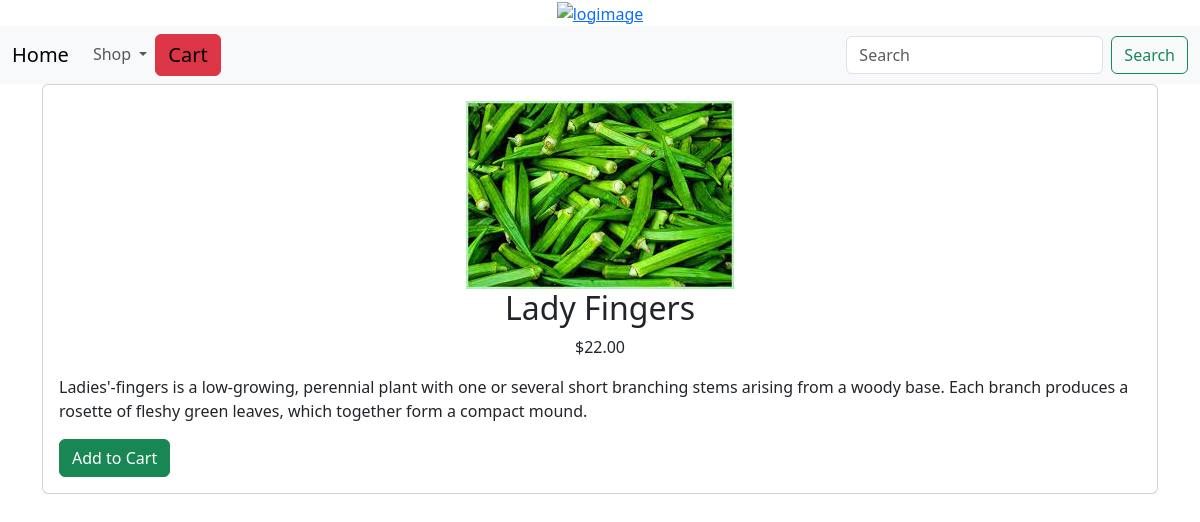
Screenshot of /shop/vegetables/lady-fingers/ with the database file from the repository.
### Ecomapp/models.py (models this page shows, shortened)
class Product(models.Model):
    name = models.CharField(max_length=250,unique=True)
    slug = models.SlugField(max_length=250,unique=True)
    desc = models.TextField()
    image = models.ImageField(upload_to='product',blank=True)
    price = models.DecimalField(max_digits=10,decimal_places=2)
    category = models.ForeignKey(Category,on_delete=models.CASCADE)
    stock = models.IntegerField()
    available = models.BooleanField(default=True)
    created = models.DateTimeField(auto_now_add=True)
    updated = models.DateTimeField(auto_now=True)
    class Meta:
        ordering = ('name',)
        verbose_name = 'product'
        verbose_name_plural = 'products'

### Ecomapp/views.py (the view)
# urls.py: path('<slug:c_slug>/<slug:product_slug>/',views.ProdDetail,name='ProdDetails'),
def ProdDetail(request,c_slug,product_slug):
    try:
        product = Product.objects.get(category__slug=c_slug,slug=product_slug)
    except Exception as e:
        raise e
    return render(request,'product.html',{'product':product})

### Ecomapp/context_processors.py (called while the page is built)
def get_links(request):
    links = Category.objects.all()
    print(links)
    return dict(links=links)

### Ecomapp/models.py (called while the page is built)
    def get_url(self):
        return reverse('Ecomapp:products_by_cat',args=[self.slug])

    def __str__(self):
        return self.name

### cart/context_processors.py (called while the page is built)
def counter(request):
    item_count = 0
    if 'admin' in request.path:
        return {}
    else:
        try:
          cart = Cart.objects.filter(cart_id=_cart_id(request))
          car_item=CartItem.objects.all().filter(cart=cart[:1])
          for cart_item in car_item:
              item_count += cart_item.quantity
        except Cart.DoesnNotExist:
            item_count = 0
    return  dict(item_count=item_count)

### cart/views.py (called while the page is built)
def _cart_id(request):
    cart = request.session.session_key
    if not cart:
        cart = request.session.create()
    return cart

### templates/product.html
{% extends 'base.html' %}
{% load static %}
{% block content %}
<div class="container">
    <div class="card">
        <div class="card-body">
                    <div style="text-align:center;">
                        <img  src="{{product.image.url}}" alt="{{product.name}}">
                    </div>
                <div>
                    <h2 style="text-align:center;">{{product.name}}</h2>
                    <p style="text-align:center;">${{product.price}}</p>
                    <p>{{product.desc}}</p>
                    {% if product.stock <= 0 %}
                    <p><b>Out of Stock</b></p>
                    {% else %}
                    <a class="btn btn-success" href="{% url 'cart:add_cart' product.id %}">Add to Cart</a>
                    {% endif %}
                </div>
        </div>
    </div>
</div>
{% endblock %}

### rows the page displays
Product: image (picture), name "Lady Fingers", price "22.00", desc "Ladies'-fingers is a low-growing, perennial plant with one or several short branching stems arising from a woody base. Each branch produces a rosette of fleshy green leaves, which together form a compact mound."
